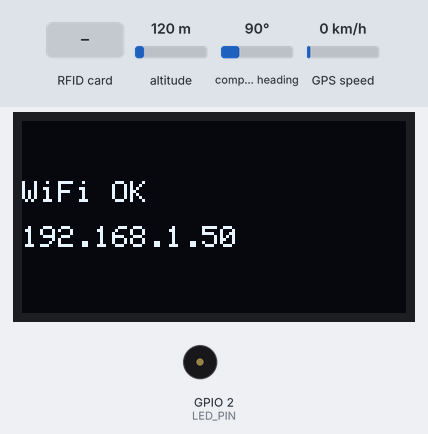
The sketch below on a simulated ESP32. Shown: 128×64 one-colour display, buzzer (waves = sounding). The test bench sets the inputs (shaded band); at power-on: GPS speed 0 km/h, altitude 120 m, compass heading 90°. WiFi joins after 1.5 s; servers stay silent unless stated; uploads are accepted with an empty reply; the GPS gets a fix after 3 s at 37.7749, -122.4194 with 8 satellites; what the sketch prints to the serial monitor is not drawn.

Above: at 1.8 s.
At 8.2 s:
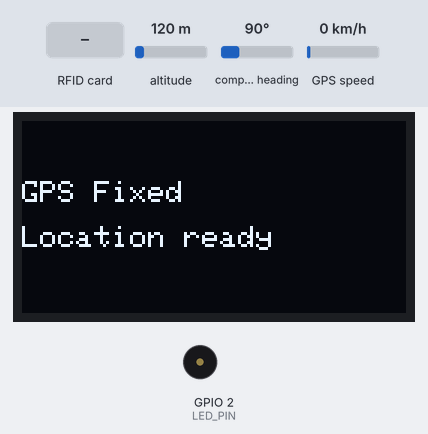
8.3 s: RFID card 5E 7A 19 C4 held to the reader
At 9.5 s:
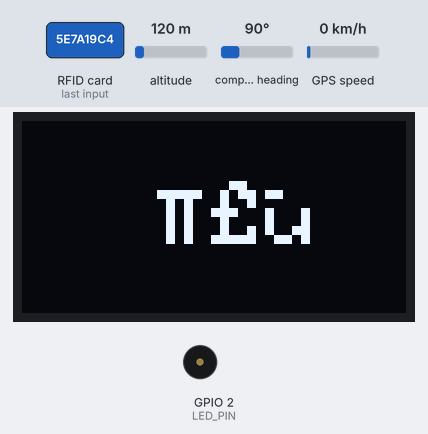
10.7 s: GPS speed set to 2 km/h
At 14.7 s:
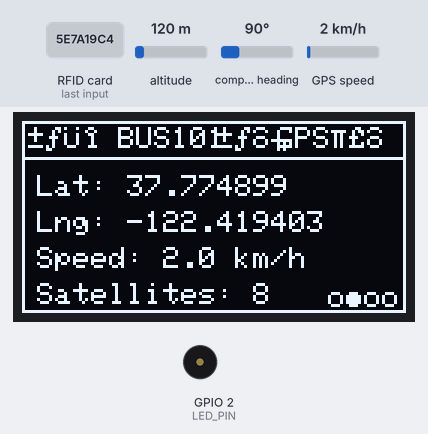
14.8 s: GPS speed set to 30 km/h
At 17.2 s:
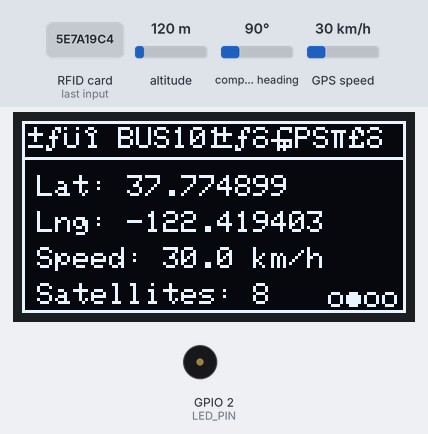
Timing chart, 0 to 18.7 s (numbered marks = the images above; inputs shaded):
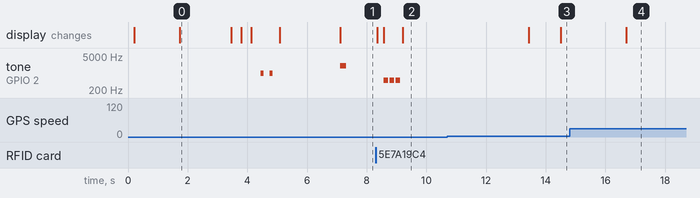

The sketch:

sketch_apr20b.ino
```cpp
#include <WiFi.h>
#include <HTTPClient.h>
#include <TinyGPS++.h>
#include <HardwareSerial.h>
#include <SPI.h>
#include <MFRC522.h>
#include <Wire.h>
#include <Adafruit_GFX.h>
#include <Adafruit_SSD1306.h>

// ==================== PIN CONFIGURATION ====================
// RFID Pins
#define RFID_SS_PIN   5
#define RFID_RST_PIN  4
#define RFID_SCK_PIN  18
#define RFID_MOSI_PIN 23
#define RFID_MISO_PIN 19

// GPS Pins
#define GPS_RX_PIN    16
#define GPS_TX_PIN    17

// OLED Pins (I2C)
#define OLED_SDA      21
#define OLED_SCL      22

// LED and Buzzer
#define LED_PIN       2
#define BUZZER_PIN    2

// OLED Configuration
#define SCREEN_WIDTH  128
#define SCREEN_HEIGHT 64
#define OLED_ADDRESS  0x3C

// WiFi Credentials
const char* ssid = "AMOTECH ELECTRONICS Ltd";
const char* password = "AMOTECH@123";
const char* serverHost = "192.168.1.151";      // Change to your PC's IP
String serverUrl = "http://" + String(serverHost) + "/bus_tracking/api.php";
String busNumber = "BUS101";

// ==================== OBJECTS ====================
TinyGPSPlus gps;
HardwareSerial gpsSerial(2);
MFRC522 rfid(RFID_SS_PIN, RFID_RST_PIN);
Adafruit_SSD1306 display(SCREEN_WIDTH, SCREEN_HEIGHT, &Wire, -1);

// ==================== VARIABLES ====================
float currentLat = 0, currentLng = 0, currentSpeed = 0;
int satelliteCount = 0;
bool gpsFixed = false;
bool wifiConnected = false;
unsigned long lastGPSUpdate = 0;
unsigned long lastSeatUpdate = 0;
unsigned long lastHeartbeat = 0;
unsigned long lastOLEDUpdate = 0;
String lastCardUID = "";
int availableSeats = 0;
int totalSeats = 40;
int displayPage = 0;
unsigned long lastPageSwitch = 0;
String lastMessage = "";
unsigned long messageEndTime = 0;

// ==================== SETUP ====================
void setup() {
  Serial.begin(115200);
Serial.println("\n╔════════════════════════════════════╗");
  Serial.println("║   ESP32 Bus Tracking System v4.0   ║");
  Serial.println("║        with OLED Display           ║");
  Serial.println("╚════════════════════════════════════╝\n");

  // Initialize OLED
  initOLED();

  // Initialize SPI for RFID
  SPI.begin(RFID_SCK_PIN, RFID_MISO_PIN, RFID_MOSI_PIN, RFID_SS_PIN);

  // Initialize RFID
  rfid.PCD_Init();
  Serial.println("✅ RFID initialized");
  displayMessage("RFID", "Initialized");

  // Initialize GPS
  gpsSerial.begin(9600, SERIAL_8N1, GPS_RX_PIN, GPS_TX_PIN);
  Serial.println("✅ GPS initialized");
  displayMessage("GPS", "Initializing...");

  // Initialize pins
  pinMode(LED_PIN, OUTPUT);
  pinMode(BUZZER_PIN, OUTPUT);
  digitalWrite(LED_PIN, LOW);

  // Connect to WiFi
  connectToWiFi();

  // Get initial seat data
  fetchSeatAvailability();

  // Startup indication
  startupAnimation();
  for(int i=0; i<2; i++) {
    digitalWrite(LED_PIN, HIGH);
    tone(BUZZER_PIN, 1000, 100);
    delay(200);
    digitalWrite(LED_PIN, LOW);
    delay(100);
  }

  Serial.println("\n✅ System Ready!");
  displayMessage("System Ready", "Tap RFID Card");
  delay(2000);
}

// ==================== INITIALIZATION FUNCTIONS ====================
void initOLED() {
  Wire.begin(OLED_SDA, OLED_SCL);

  if(!display.begin(SSD1306_SWITCHCAPVCC, OLED_ADDRESS)) {
    Serial.println("❌ OLED not found!");
    Serial.println("   Check wiring: SDA=GPIO21, SCL=GPIO22");
  } else {
    Serial.println("✅ OLED initialized");
    display.clearDisplay();
    display.setTextSize(1);
    display.setTextColor(SSD1306_WHITE);
    display.setCursor(0, 0);
    display.println("ESP32 Bus System");
    display.println("Loading...");
    display.display();
  }
}

void connectToWiFi() {
  displayMessage("WiFi", "Connecting...");
  Serial.print("📡 Connecting to WiFi");

  WiFi.begin(ssid, password);
  int attempts = 0;

  while (WiFi.status() != WL_CONNECTED && attempts < 30) {
    delay(500);
    Serial.print(".");
    attempts++;

    // Update OLED with dots
    if (attempts % 4 == 0) {
      String dots = String('.', (attempts / 4) % 4);
      displayMessage("WiFi", ssid + dots);
    }
  }

  if (WiFi.status() == WL_CONNECTED) {
    Serial.println("\n✅ WiFi connected!");
    Serial.print("📱 IP: ");
    Serial.println(WiFi.localIP());
    wifiConnected = true;
    displayMessage("WiFi OK", WiFi.localIP().toString());
    delay(1500);
  } else {
    Serial.println("\n❌ WiFi failed!");
    wifiConnected = false;
    displayMessage("WiFi Error", "Check credentials");
    delay(2000);
  }
}

// ==================== MAIN LOOP ====================
void loop() {
  // Read GPS data
  readGPSData();

  // Send location every 5 seconds
  if (gpsFixed && (millis() - lastGPSUpdate >= 5000)) {
    sendLocationToServer();
    lastGPSUpdate = millis();
  }

  // Check for RFID card
  checkRFIDCard();

  // Update seat info every 10 seconds
  if (millis() - lastSeatUpdate >= 10000) {
    fetchSeatAvailability();
    lastSeatUpdate = millis();
  }

  // Send heartbeat every 30 seconds
  if (millis() - lastHeartbeat >= 30000) {
    sendHeartbeat();
    lastHeartbeat = millis();
  }

  // Update OLED display
  if (millis() - lastOLEDUpdate >= 1000) {
    updateOLED();
    lastOLEDUpdate = millis();
  }

  // Change display page every 5 seconds
  if (millis() - lastPageSwitch >= 5000 && messageEndTime == 0) {
    displayPage = (displayPage + 1) % 4;
    lastPageSwitch = millis();
  }

  delay(50);
}

// ==================== GPS FUNCTIONS ====================
void readGPSData() {
  while (gpsSerial.available() > 0) {
    char c = gpsSerial.read();
    if (gps.encode(c)) {
      if (gps.location.isValid()) {
        currentLat = gps.location.lat();
        currentLng = gps.location.lng();
        currentSpeed = gps.speed.kmph();
        satelliteCount = gps.satellites.value();

        if (!gpsFixed) {
          gpsFixed = true;
          Serial.println("\n✅ GPS Fix acquired!");
          Serial.print("📍 Location: ");
          Serial.print(currentLat, 6);
          Serial.print(", ");
          Serial.println(currentLng, 6);
          displayMessage("GPS Fixed", "Location ready");
          tone(BUZZER_PIN, 2000, 200);
        }
      } else {
        if (gpsFixed) {
          gpsFixed = false;
          Serial.println("\n⚠️ GPS signal lost");
          displayMessage("GPS Lost", "Searching...");
        }
      }
    }
  }
}

void sendLocationToServer() {
  if (WiFi.status() != WL_CONNECTED) return;

  HTTPClient http;
  String url = serverUrl + "?action=update_location" +
               "&bus=" + busNumber +
               "&lat=" + String(currentLat, 6) +
               "&lng=" + String(currentLng, 6) +
               "&speed=" + String(currentSpeed, 1);

  http.begin(url);
  http.setTimeout(3000);

  int httpCode = http.GET();
  if (httpCode > 0) {
    String response = http.getString();
    if (response == "OK") {
      Serial.print("📍");
    }
  }
  http.end();
}

// ==================== RFID FUNCTIONS ====================
void checkRFIDCard() {
  if (!rfid.PICC_IsNewCardPresent()) return;
  if (!rfid.PICC_ReadCardSerial()) return;

  String uid = getCardUID();
  if (uid != lastCardUID) {
    lastCardUID = uid;
    processRFIDCard(uid);
    delay(1500);
  }
  rfid.PICC_HaltA();
}

String getCardUID() {
  String uid = "";
  for (byte i = 0; i < rfid.uid.size; i++) {
    if (rfid.uid.uidByte[i] < 0x10) uid += "0";
    uid += String(rfid.uid.uidByte[i], HEX);
  }
  uid.toUpperCase();
  return uid;
}

void processRFIDCard(String uid) {
  Serial.print("\n🔖 Card: ");
  Serial.println(uid);

  // Visual feedback
  digitalWrite(LED_PIN, HIGH);
  displayMessage("Processing", "Card: " + uid.substring(0, 8));

  if (WiFi.status() != WL_CONNECTED) {
    Serial.println("❌ WiFi not connected");
    displayMessage("WiFi Error", "Cannot process");
    beepError();
    digitalWrite(LED_PIN, LOW);
    return;
  }

  HTTPClient http;
  String url = serverUrl + "?action=process_rfid&uid=" + uid + "&bus=" + busNumber;
  http.begin(url);
  http.setTimeout(5000);

  int httpCode = http.GET();
  if (httpCode > 0) {
    String response = http.getString();
    response.trim();
    Serial.println("Response: " + response);

    if (response == "ENTRY_SUCCESS") {
      Serial.println("✅ ENTRY GRANTED");
      displayMessage("✓ ENTRY", "Welcome aboard!");
      beepSuccess();
      fetchSeatAvailability();
      animateSuccess();

    } else if (response == "EXIT_SUCCESS") {
      Serial.println("✅ EXIT GRANTED");
      displayMessage("✓ EXIT", "Thank you!");
      beepSuccess();
      fetchSeatAvailability();
      animateSuccess();

    } else if (response == "NO_SEATS_AVAILABLE") {
      Serial.println("❌ BUS FULL");
      displayMessage("✗ BUS FULL", "No seats available");
      beepError();
      animateError();

    } else {
      Serial.println("❌ ERROR: " + response);
      displayMessage("✗ ERROR", response);
      beepError();
      animateError();
    }

  } else {
    Serial.print("❌ HTTP Error: ");
    Serial.println(httpCode);
    displayMessage("HTTP Error", String(httpCode));
    beepError();
  }

  http.end();
  delay(2000);
  digitalWrite(LED_PIN, LOW);
}

// ==================== SEAT FUNCTIONS ====================
void fetchSeatAvailability() {
  if (WiFi.status() != WL_CONNECTED) return;

  HTTPClient http;
  String url = serverUrl + "?action=get_seats&bus=" + busNumber;
  http.begin(url);
  http.setTimeout(3000);

  int code = http.GET();
  if (code > 0) {
    String seats = http.getString();
    seats.trim();
    availableSeats = seats.toInt();
    Serial.print("💺 Seats: ");
    Serial.println(availableSeats);
  }
  http.end();
}

void sendHeartbeat() {
  if (WiFi.status() != WL_CONNECTED) return;

  HTTPClient http;
  String url = serverUrl + "?action=heartbeat&bus=" + busNumber + "&status=online";
  http.begin(url);
  http.setTimeout(2000);
  http.GET();
  http.end();
  Serial.print("💓");
}

// ==================== OLED DISPLAY FUNCTIONS ====================
void updateOLED() {
  // Check if we're showing a temporary message
  if (messageEndTime > 0 && millis() < messageEndTime) {
    return;  // Keep showing temporary message
  } else {
    messageEndTime = 0;  // Clear message flag
  }

  display.clearDisplay();

  // Draw border
  display.drawRect(0, 0, SCREEN_WIDTH, SCREEN_HEIGHT, SSD1306_WHITE);

  // Header with bus number and status
  display.setTextSize(1);
  display.setCursor(2, 2);
  display.print("🚌 ");
  display.print(busNumber);

  // WiFi icon
  display.setCursor(65, 2);
  if (wifiConnected) {
    display.print("📶");
  } else {
    display.print("📡!");
  }

  // GPS status
  display.setCursor(85, 2);
  if (gpsFixed) {
    display.print("GPS✓");
  } else {
    display.print("GPS⌛");
  }

  // Separator line
  display.drawLine(0, 12, SCREEN_WIDTH, 12, SSD1306_WHITE);

  // Main content based on page
  switch(displayPage) {
    case 0:
      displaySeatInfo();
      break;
    case 1:
      displayGPSInfo();
      break;
    case 2:
      displaySystemInfo();
      break;
    case 3:
      displayCardInfo();
      break;
  }

  // Page indicator dots
  displayPageIndicator();

  display.display();
}

void displaySeatInfo() {
  display.setTextSize(2);
  display.setCursor(10, 20);
  display.print("SEATS");

  display.setTextSize(3);
  display.setCursor(30, 38);
  display.print(availableSeats);

  display.setTextSize(1);
  display.setCursor(85, 48);
  display.print("/");
  display.print(totalSeats);

  // Progress bar
  int barWidth = map(availableSeats, 0, totalSeats, 0, 100);
  if (barWidth < 0) barWidth = 0;
  if (barWidth > 100) barWidth = 100;

  display.drawRect(10, 58, 100, 4, SSD1306_WHITE);

  // Color based on availability
  if (availableSeats < 10) {
    display.fillRect(10, 58, barWidth, 4, SSD1306_WHITE);
  } else if (availableSeats < 20) {
    display.fillRect(10, 58, barWidth, 4, SSD1306_WHITE);
  } else {
    display.fillRect(10, 58, barWidth, 4, SSD1306_WHITE);
  }
}

void displayGPSInfo() {
  display.setTextSize(1);
  display.setCursor(5, 18);

  if (gpsFixed) {
    display.print("Lat: ");
    display.println(String(currentLat, 6));
    display.setCursor(5, 30);
    display.print("Lng: ");
    display.println(String(currentLng, 6));
    display.setCursor(5, 42);
    display.print("Speed: ");
    display.print(currentSpeed, 1);
    display.print(" km/h");
    display.setCursor(5, 54);
    display.print("Satellites: ");
    display.print(satelliteCount);
  } else {
    display.println("Waiting for GPS...");
    display.setCursor(5, 30);
    display.print("Satellites: ");
    display.print(satelliteCount);
    display.setCursor(5, 42);
    display.print("Signal: ");
    if (satelliteCount > 0) {
      display.print("Weak");
    } else {
      display.print("None");
    }
  }
}

void displaySystemInfo() {
  display.setTextSize(1);
  display.setCursor(5, 18);
  display.print("WiFi: ");
  display.println(wifiConnected ? "Connected" : "Disconnected");

  display.setCursor(5, 30);
  display.print("RSSI: ");
  display.print(WiFi.RSSI());
  display.println(" dBm");

  display.setCursor(5, 42);
  display.print("Free Heap: ");
  display.print(ESP.getFreeHeap() / 1024);
  display.println(" KB");

  display.setCursor(5, 54);
  display.print("Uptime: ");
  display.print(millis() / 1000 / 60);
  display.println(" min");
}

void displayCardInfo() {
  display.setTextSize(1);
  display.setCursor(5, 18);
  display.println("Last Card:");

  if (lastCardUID.length() > 0) {
    display.setTextSize(2);
    display.setCursor(15, 32);
    display.println(lastCardUID);
    display.setTextSize(1);
    display.setCursor(5, 54);
    display.println("Tap card to scan new");
  } else {
    display.setTextSize(1);
    display.setCursor(20, 35);
    display.println("No card scanned");
    display.setCursor(15, 50);
    display.println("Tap RFID card");
  }
}

void displayPageIndicator() {
  int dotX = SCREEN_WIDTH - (4 * 6);
  int dotY = SCREEN_HEIGHT - 5;

  for (int i = 0; i < 4; i++) {
    if (i == displayPage) {
      display.fillCircle(dotX + (i * 6), dotY, 2, SSD1306_WHITE);
    } else {
      display.drawCircle(dotX + (i * 6), dotY, 2, SSD1306_WHITE);
    }
  }
}

void displayMessage(String line1, String line2) {
  display.clearDisplay();
  display.setTextSize(1);
  display.setCursor(0, 20);
  display.println(line1);
  display.setTextSize(1);
  display.setCursor(0, 35);
  display.println(line2);
  display.display();

  messageEndTime = millis() + 2500;  // Show for 2.5 seconds
}

// ==================== ANIMATION FUNCTIONS ====================
void startupAnimation() {
  for (int i = 0; i <= SCREEN_WIDTH; i += 10) {
    display.clearDisplay();
    display.drawRect(0, 0, i, SCREEN_HEIGHT, SSD1306_WHITE);
    display.setCursor(30, 28);
    display.print("Starting...");
    display.display();
    delay(30);
  }
  delay(300);
}

void animateSuccess() {
  for (int i = 0; i < 2; i++) {
    display.clearDisplay();
    display.setTextSize(3);
    display.setCursor(45, 20);
    display.print("✓");
    display.display();
    delay(150);
    display.clearDisplay();
    delay(100);
  }
}

void animateError() {
  for (int i = 0; i < 3; i++) {
    display.clearDisplay();
    display.setTextSize(3);
    display.setCursor(45, 20);
    display.print("✗");
    display.display();
    delay(100);
    display.clearDisplay();
    delay(50);
  }
}

// ==================== INDICATOR FUNCTIONS ====================
void beepSuccess() {
  tone(BUZZER_PIN, 1500, 150);
  delay(200);
  tone(BUZZER_PIN, 2000, 150);
}

void beepError() {
  for(int i=0; i<3; i++) {
    tone(BUZZER_PIN, 500, 150);
    delay(200);
  }
}

// ==================== UTILITY FUNCTIONS ====================
void printSystemInfo() {
Serial.println("\n╔════════════════════════════════╗");
  Serial.println("║     SYSTEM INFORMATION         ║");
  Serial.println("╚════════════════════════════════╝");
  Serial.print("Bus: ");
  Serial.println(busNumber);
  Serial.print("WiFi: ");
  Serial.println(wifiConnected ? "Connected" : "Disconnected");
  Serial.print("IP: ");
  Serial.println(WiFi.localIP());
  Serial.print("GPS: ");
  Serial.println(gpsFixed ? "Fixed" : "No Fix");
  Serial.print("Seats: ");
  Serial.println(availableSeats);
  Serial.print("Heap: ");
  Serial.print(ESP.getFreeHeap() / 1024);
  Serial.println(" KB");
  Serial.println("══════════════════════════════════\n");
}
```

Measured:
- after the input at 8.3 s, tone on GPIO 2 (LED_PIN): alternates 500 Hz for 0.15 s and silent for 0.05 s, 6 changes in all, then stays silent, starting after 0.27 s; the display: first changes after 0.05 s (image 2 shows a later state)
- by itself, tone on GPIO 2 (LED_PIN): plays 1000 Hz for 0.10 s, 1000 Hz for 0.10 s, 2000 Hz for 0.20 s
- what the display in image 0 shows lasts 1.8 s, from 1.7 s to 3.5 s
